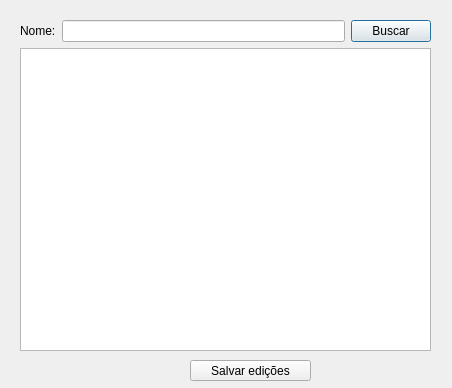
<?xml version="1.0" encoding="UTF-8"?>
<ui version="4.0">
 <class>viewCliente</class>
 <widget class="QDialog" name="viewCliente">
  <property name="geometry">
   <rect>
    <x>0</x>
    <y>0</y>
    <width>452</width>
    <height>388</height>
   </rect>
  </property>
  <property name="windowTitle">
   <string>Ver Cliente</string>
  </property>
  <widget class="QWidget" name="layoutWidget">
   <property name="geometry">
    <rect>
     <x>20</x>
     <y>20</y>
     <width>411</width>
     <height>331</height>
    </rect>
   </property>
   <layout class="QVBoxLayout" name="verticalLayout">
    <item>
     <layout class="QHBoxLayout" name="horizontalLayout">
      <item>
       <widget class="QLabel" name="label">
        <property name="text">
         <string>Nome:</string>
        </property>
       </widget>
      </item>
      <item>
       <widget class="QLineEdit" name="edtBuscar"/>
      </item>
      <item>
       <widget class="QPushButton" name="btnBuscar">
        <property name="text">
         <string>Buscar</string>
        </property>
       </widget>
      </item>
     </layout>
    </item>
    <item>
     <widget class="QTableWidget" name="tbwCliente"/>
    </item>
   </layout>
  </widget>
  <widget class="QPushButton" name="pushButton">
   <property name="geometry">
    <rect>
     <x>190</x>
     <y>360</y>
     <width>121</width>
     <height>21</height>
    </rect>
   </property>
   <property name="text">
    <string>Salvar edições</string>
   </property>
  </widget>
 </widget>
 <resources/>
 <connections/>
</ui>
